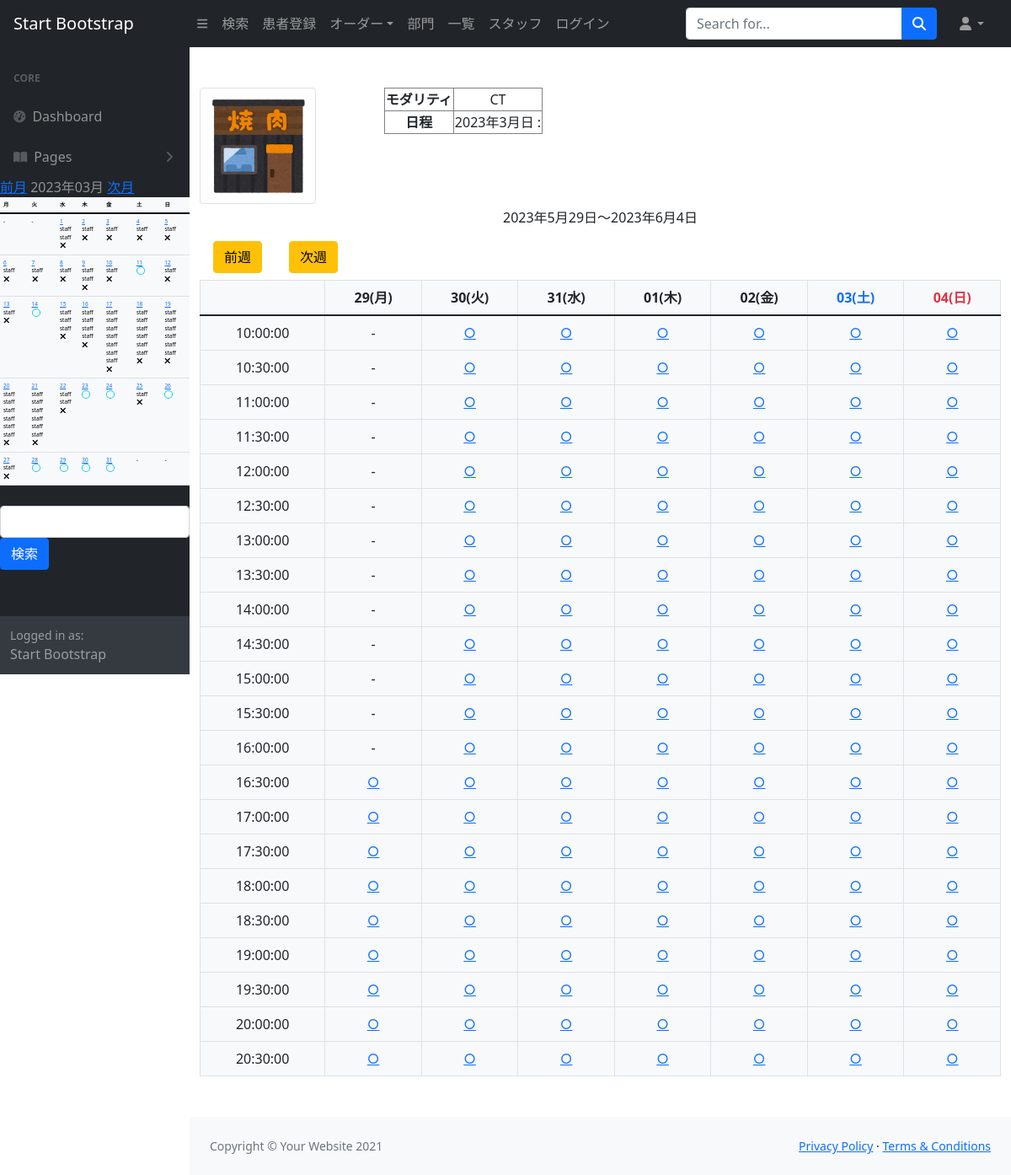
Page /mod_calendar/2/2023/3/ on the committed database.
### app/models.py (models this page shows, shortened)
class Booking(models.Model):
    staff = models.ForeignKey(Staff, verbose_name='スタッフ', on_delete=models.CASCADE, null=True, blank=True)
    modality = models.ForeignKey(Modality, verbose_name='モダリティ', on_delete=models.CASCADE, null=True, blank=True)
    pt_data = models.ForeignKey(
        Patient,
        verbose_name='患者データ',
        on_delete=models.CASCADE,
        null=True,
        blank=True,
        related_name="pt_data"
    )
    start = models.DateTimeField('開始時間', default=timezone.now, null=True, blank=True)
    end = models.DateTimeField('終了時間', default=timezone.now, null=True, blank=True)
    date = models.DateField('日付', null=True, blank=True)
    created_at = models.DateTimeField(auto_now_add=True, null=True, blank=True)
    orders = models.OneToOneField(
        Remark,
        verbose_name='備考',
        on_delete=models.CASCADE,
        null=True,
        blank=True
    )

class Modality(models.Model):
    name = models.CharField('検査機器', max_length=100)
    store = models.ForeignKey(Store, verbose_name='部門', on_delete=models.CASCADE)
    image = models.ImageField(upload_to='images', verbose_name='イメージ画像', null=True, blank=True)

class Store(models.Model):
    name = models.CharField('部門', max_length=100)
    address = models.CharField('住所', max_length=100, null=True, blank=True)
    tel = models.CharField('電話番号', max_length=100, null=True, blank=True)
    description = models.TextField('説明', default="", blank=True)
    image = models.ImageField(upload_to='images', verbose_name='イメージ画像', null=True, blank=True)

### app/views.py (the view, shortened to what this page needs)
# urls.py: path('mod_calendar/<int:pk>/', views.ModalityCalendarView.as_view(), name='mod_calendar'),
class ModalityCalendarView(mixins.MonthWithModalityScheduleMixin, mixins.WeekWithModalityScheduleMixin, CalendarView):
    template_name = 'app/mod_calendar.html'
    opn = 10
    cls = 21
    interval = 30
    def get_context_data(self, **kwargs):
        context = super().get_context_data(**kwargs)
        week_calendar_context = self.get_week_calendar()
        month_calendar_context = self.get_month_calendar()
        context.update(week_calendar_context)
        context.update(month_calendar_context)
        modality_data = get_object_or_404(Modality, pk=self.kwargs['pk'])
        if self.request.method == 'GET':
            category = self.request.GET.get('category')
            order_remarks = self.request.GET.get('order_remarks')
            parts = self.request.GET.get('parts')
            pt_id = self.request.GET.get('pt_id')
            pt_name = self.request.GET.get('pt_name')
            created_at = self.request.GET.get('created_at')
        context['modality_data'] = modality_data
        context['category'] = category
        context['order_remarks'] = order_remarks
        context['parts'] = parts
        context['pt_id'] = pt_id
        context['pt_name'] = pt_name
        context['created_at'] = created_at
        return context

### app/mixins.py (called while the page is built)
    def setup_calendar(self):
        self._calendar = calendar.Calendar(self.first_weekday)

    def get_week_names(self):
        week_names = deque(self.week_names)
        week_names.rotate(-self.first_weekday)  # リスト内の要素を右に1つずつ移動...なんてときは、dequeを使うと中々面白いです
        return week_names

    def get_previous_month(self, date):
        if date.month == 1:
            return date.replace(year=date.year-1, month=12, day=1)
        else:
            return date.replace(month=date.month-1, day=1)

    def get_next_month(self, date):
        if date.month == 12:
            return date.replace(year=date.year+1, month=1, day=1)
        else:
            return date.replace(month=date.month+1, day=1)

    def get_month_days(self, date):
        return self._calendar.monthdatescalendar(date.year, date.month)

    def get_current_month(self):
        month = self.kwargs.get('month')
        year = self.kwargs.get('year')
        if month and year:
            month = datetime.date(year=int(year), month=int(month), day=1)
        else:
            month = datetime.date.today().replace(day=1)
        return month

    def get_month_calendar(self):
        self.setup_calendar()
        current_month = self.get_current_month()
        calendar_data = {
            'now': datetime.date.today(),
            'month_days': self.get_month_days(current_month),
            'month_current': current_month,
            'month_previous': self.get_previous_month(current_month),
            'month_next': self.get_next_month(current_month),
            'week_names': self.get_week_names(),
        }
        return calendar_data

    def get_week_days(self):
        month = self.kwargs.get('month')
        year = self.kwargs.get('year')
        day = self.kwargs.get('day')
        if month and year and day:
            date = datetime.date(year=int(year), month=int(month), day=int(day))
        else:
            date = datetime.date.today()
        for week in self._calendar.monthdatescalendar(date.year, date.month):
            if date in week:  # 週ごとに取り出され、中身は全てdatetime.date型。該当の日が含まれていれば、それが今回表示すべき週です
                return week

    def get_week_calendar(self):
        calendar_context = super().get_week_calendar()
        calendar_context['week_day_schedules'] = self.get_week_schedules(
            calendar_context['week_first'],
            calendar_context['week_last'],
            calendar_context['week_days']
        )
        return calendar_context

### app/templates/app/mod_calendar.html (shortened to what this page needs)
{% extends "app/base.html" %}
{% load booking %}
{% block content %}
<div class="text-center my-5">
    <div class="row">
        <div class="col-md-2 mb-1 text-center calendar">
            <img src="{{ modality_data.store.image.url }}" class="img-thumbnail" alt="">
        </div>
        <div class="col-md-4 mb-1">
            <table class="booking_table table-bordered mb-4 mx-auto">
                <tbody>
                <tr>
                    <th class="header">モダリティ</th>
                    <td class="data">{{ modality_data.name }}</td>
                </tr>
                <tr>
                    <th class="header">日程</th>
                    <td class="data">
                        {{ year }}年{{ month }}月{{ day }}日 {{ hour }}:{{ minute }}
                    </td>
                </tr>
                </tbody>
            </table>
        </div>
        <div class="col-md-4 mb-5">
        </div>
    </div>
    <div class="m-0">
        <p>{{ week_first }}～{{ week_last }}</p>
    </div>
    <div class="d-flex mb-2">
        <div class="mx-3 mr-auto">
            <a class="btn btn-warning" href="{% url 'mod_calendar' modality_data.pk week_previous.year week_previous.month week_previous.day %}?pt_id={{pt_id}}&pt_name={{pt_name}}">前週</a>
        </div>
        <div class="mx-3">
            <a class="btn btn-warning" href="{% url 'mod_calendar' modality_data.pk week_next.year week_next.month week_next.day %}?pt_id={{pt_id}}&pt_name={{pt_name}}">次週</a>
        </div>
    </div>
    <div class="">
        <table class="table table-bordered bg-light">
            <thead class="thead-light">
                <tr>
                    <th></th>
                    {% for day in week_days %}
                        {% if day.weekday == 5 %}
                            <th scope="col" class="text-primary">{{ day | date:"d(D)" }}</th>
                        {% elif day.weekday == 6 %}
                            <th scope="col" class="text-danger">{{ day | date:"d(D)" }}</th>
                        {% else %}
                            <th scope="col">{{ day | date:"d(D)" }}</th>
                        {% endif %}
                    {% endfor %}
                </tr>
            </thead>
            <tbody>
                {% for hour, schedules in week_day_schedules.items %}
                    <tr>
                        <td scope="row">{{ hour }}:00</td>
                        {% for dt, book in schedules.items %}
                            <td>
                                {% is_1hour_later dt hour as ok %}
                                {% if not ok %}
                                    -
                                {% elif book|length < 1 %}
                                    <a href="{% url 'mod_booking' modality_data.pk dt.year dt.month dt.day hour.hour hour.minute %}?pt_id={{pt_id}}&pt_name={{pt_name}}&category={{category}}&order_remarks={{order_remarks}}&parts={{parts}}&created_at={{created_at}}">
                                        ○
                                    </a>
                                {% endif %}
                            </td>
                        {% endfor %}
                    </tr>
                {% endfor %}
            </tbody>
        </table>
    </div>
</div>
{% endblock %}
{% block month %}
    {% include "include/include_month_mod_calendar.html" %}
{% endblock %}

### app/templates/include/include_month_mod_calendar.html
<div class="">
    <a href="{% url 'mod_calendar' modality_data.pk month_previous.year month_previous.month %}">前月</a>
    {{ month_current | date:"Y年m月" }}
    <a href="{% url 'mod_calendar' modality_data.pk month_next.year month_next.month %}">次月</a>
    <table class="table table-sm table-light fs-7" >
        <thead>
            <tr>
                {% for w in week_names %}
                    <th>{{ w }}</th>
                {% endfor %}
            </tr>
        </thead>
        <tbody>
            {% for week_day_schedles in month_day_schedules %}
                <tr>
                    {% for day, schedules in week_day_schedles.items %}
                        {% if today == day %}
                            <td class="table-danger">
                                {% else %}
                            <td>
                        {% endif %}
                            <div>
                                {% if month_current.month != day.month %}
                                    -
                                {% else %}
                                    <a href="{% url 'mod_calendar' modality_data.pk day.year day.month day.day %}">{{ day.day }}</a>
                                    <p class="m-sm-0">
                                    {% for b in schedules %}
                                        staff{{b.staff.id}}
                                    {% endfor %}
                                    </p>
                                    {% if schedules|length < 1 %}
                                        <i class="fa-regular fa-circle text-info" style="font-size:10px"></i>
                                    {% elif schedules|length < 8 %}
                                        <i class="fa-solid fa-xmark" style="font-size:10px"></i>
                                    {% else %}
                                        <i class="fa-light fa-triangle"></i>
                                    {% endif %}
                                {% endif %}
                            </div>
                            </td>
                    {% endfor %}
                </tr>
            {% endfor %}
        </tbody>
    </table>
    <div class="d-flex justify-content-center">
        <form class="form-inline my-2" method="GET" action="{% url 'mod_calendar' modality_data.pk %}">
            <input type="text" class="form-control" name="q" value="{{request.GET.q}}">
            <button type="submit" value="search" class="btn btn-primary">検索</button>
        </form>
    </div>
</div>

### rows in the picture
Booking: day "1"
Booking: day "2"
Booking: day "3"
Booking: day "4"
Booking: day "5"
Booking: day "6"
Booking: day "7"
Booking: day "8"
Booking: day "9"
Booking: day "10"
Booking: day "12"
Booking: day "13"
Booking: day "15"
Booking: day "16"
Booking: day "17"
Booking: day "18"
Booking: day "19"
Booking: day "20"
Booking: day "21"
Booking: day "22"
Booking: day "25"
Booking: day "27"
Modality: store.image (picture), name "CT"

### other values in the picture
{{ month_current | date:"Y年m月" }} "2023年03月"
{{ w }} "月" "火" "水" "木" "金" "土" "日"
{{ day.day }} "11" "14" "23" "24" "26" "28" "29" "30" "31"
{{ year }} "2023"
{{ month }} "3"
{{ week_first }} "2023年5月29日"
{{ week_last }} "2023年6月4日"
{{ day | date:"d(D)" }} "29(月)" "30(火)" "31(水)" "01(木)" "02(金)"
{{ day | date:"d(D)" }} "03(土)"
{{ day | date:"d(D)" }} "04(日)"
{{ hour }} "10:00" "10:30" "11:00" "11:30" "12:00" "12:30" "13:00" "13:30" "14:00" "14:30" "15:00" "15:30" "16:00" "16:30" "17:00" "17:30" "18:00" "18:30" "19:00" "19:30" "20:00" "20:30"
